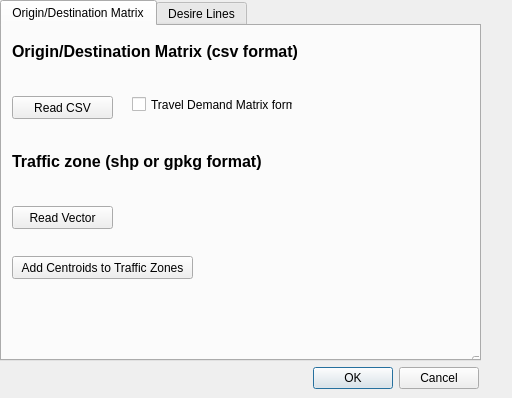
<?xml version="1.0" encoding="UTF-8"?>
<ui version="4.0">
 <class>DesireLinesDialogBase</class>
 <widget class="QDialog" name="DesireLinesDialogBase">
  <property name="geometry">
   <rect>
    <x>0</x>
    <y>0</y>
    <width>512</width>
    <height>398</height>
   </rect>
  </property>
  <property name="windowTitle">
   <string>Desire Lines</string>
  </property>
  <property name="windowIcon">
   <iconset>
    <normalon>icon.png</normalon>
   </iconset>
  </property>
  <widget class="QWidget" name="verticalLayoutWidget">
   <property name="geometry">
    <rect>
     <x>0</x>
     <y>0</y>
     <width>481</width>
     <height>361</height>
    </rect>
   </property>
   <layout class="QVBoxLayout" name="verticalLayout">
    <item>
     <widget class="QTabWidget" name="tabWidget">
      <property name="currentIndex">
       <number>0</number>
      </property>
      <widget class="QWidget" name="tab">
       <attribute name="title">
        <string>Origin/Destination Matrix</string>
       </attribute>
       <widget class="QLabel" name="label">
        <property name="geometry">
         <rect>
          <x>10</x>
          <y>10</y>
          <width>321</width>
          <height>31</height>
         </rect>
        </property>
        <property name="font">
         <font>
          <pointsize>12</pointsize>
          <weight>75</weight>
          <bold>true</bold>
         </font>
        </property>
        <property name="text">
         <string>Origin/Destination Matrix (csv format)</string>
        </property>
        <property name="textFormat">
         <enum>Qt::RichText</enum>
        </property>
       </widget>
       <widget class="QgsFileWidget" name="matrixInsert">
        <property name="geometry">
         <rect>
          <x>10</x>
          <y>40</y>
          <width>461</width>
          <height>27</height>
         </rect>
        </property>
       </widget>
       <widget class="QPushButton" name="readCSV">
        <property name="geometry">
         <rect>
          <x>10</x>
          <y>70</y>
          <width>101</width>
          <height>23</height>
         </rect>
        </property>
        <property name="text">
         <string>Read CSV</string>
        </property>
       </widget>
       <widget class="QgsFileWidget" name="vectorInsert">
        <property name="geometry">
         <rect>
          <x>10</x>
          <y>150</y>
          <width>461</width>
          <height>27</height>
         </rect>
        </property>
       </widget>
       <widget class="QLabel" name="label_2">
        <property name="geometry">
         <rect>
          <x>10</x>
          <y>120</y>
          <width>321</width>
          <height>31</height>
         </rect>
        </property>
        <property name="font">
         <font>
          <pointsize>12</pointsize>
          <weight>75</weight>
          <bold>true</bold>
         </font>
        </property>
        <property name="text">
         <string>Traffic zone (shp or gpkg format)</string>
        </property>
        <property name="textFormat">
         <enum>Qt::RichText</enum>
        </property>
       </widget>
       <widget class="QPushButton" name="readCSV_2">
        <property name="geometry">
         <rect>
          <x>470</x>
          <y>330</y>
          <width>101</width>
          <height>23</height>
         </rect>
        </property>
        <property name="text">
         <string>Read CSV</string>
        </property>
       </widget>
       <widget class="QPushButton" name="readV">
        <property name="geometry">
         <rect>
          <x>10</x>
          <y>180</y>
          <width>101</width>
          <height>23</height>
         </rect>
        </property>
        <property name="text">
         <string>Read Vector</string>
        </property>
       </widget>
       <widget class="QPushButton" name="addCentroids">
        <property name="geometry">
         <rect>
          <x>10</x>
          <y>230</y>
          <width>181</width>
          <height>23</height>
         </rect>
        </property>
        <property name="text">
         <string>Add Centroids to Traffic Zones</string>
        </property>
       </widget>
       <widget class="QCheckBox" name="checkBox">
        <property name="geometry">
         <rect>
          <x>130</x>
          <y>70</y>
          <width>161</width>
          <height>17</height>
         </rect>
        </property>
        <property name="text">
         <string>Travel Demand Matrix format</string>
        </property>
       </widget>
      </widget>
      <widget class="QWidget" name="tab_2">
       <attribute name="title">
        <string>Desire Lines</string>
       </attribute>
       <widget class="QPushButton" name="makeDL">
        <property name="geometry">
         <rect>
          <x>150</x>
          <y>300</y>
          <width>181</width>
          <height>23</height>
         </rect>
        </property>
        <property name="text">
         <string>Desire Lines</string>
        </property>
       </widget>
       <widget class="QLabel" name="label_3">
        <property name="geometry">
         <rect>
          <x>10</x>
          <y>90</y>
          <width>161</width>
          <height>31</height>
         </rect>
        </property>
        <property name="font">
         <font>
          <pointsize>12</pointsize>
          <weight>75</weight>
          <bold>true</bold>
         </font>
        </property>
        <property name="text">
         <string>Origin</string>
        </property>
        <property name="textFormat">
         <enum>Qt::RichText</enum>
        </property>
       </widget>
       <widget class="QgsFieldComboBox" name="mFieldComboBox">
        <property name="geometry">
         <rect>
          <x>10</x>
          <y>120</y>
          <width>160</width>
          <height>27</height>
         </rect>
        </property>
       </widget>
       <widget class="QLabel" name="label_4">
        <property name="geometry">
         <rect>
          <x>10</x>
          <y>10</y>
          <width>161</width>
          <height>31</height>
         </rect>
        </property>
        <property name="font">
         <font>
          <pointsize>12</pointsize>
          <weight>75</weight>
          <bold>true</bold>
         </font>
        </property>
        <property name="text">
         <string>Matrix</string>
        </property>
        <property name="textFormat">
         <enum>Qt::RichText</enum>
        </property>
       </widget>
       <widget class="QgsMapLayerComboBox" name="mMapLayerComboBox">
        <property name="geometry">
         <rect>
          <x>10</x>
          <y>40</y>
          <width>160</width>
          <height>27</height>
         </rect>
        </property>
       </widget>
       <widget class="QLabel" name="label_5">
        <property name="geometry">
         <rect>
          <x>10</x>
          <y>150</y>
          <width>321</width>
          <height>31</height>
         </rect>
        </property>
        <property name="font">
         <font>
          <pointsize>12</pointsize>
          <weight>75</weight>
          <bold>true</bold>
         </font>
        </property>
        <property name="text">
         <string>Destination</string>
        </property>
        <property name="textFormat">
         <enum>Qt::RichText</enum>
        </property>
       </widget>
       <widget class="QgsFieldComboBox" name="mFieldComboBox_2">
        <property name="geometry">
         <rect>
          <x>10</x>
          <y>180</y>
          <width>160</width>
          <height>27</height>
         </rect>
        </property>
       </widget>
       <widget class="QLabel" name="label_6">
        <property name="geometry">
         <rect>
          <x>10</x>
          <y>220</y>
          <width>321</width>
          <height>31</height>
         </rect>
        </property>
        <property name="font">
         <font>
          <pointsize>12</pointsize>
          <weight>75</weight>
          <bold>true</bold>
         </font>
        </property>
        <property name="text">
         <string>Value to Desire Lines</string>
        </property>
        <property name="textFormat">
         <enum>Qt::RichText</enum>
        </property>
       </widget>
       <widget class="QgsFieldComboBox" name="mFieldComboBox_3">
        <property name="geometry">
         <rect>
          <x>10</x>
          <y>250</y>
          <width>160</width>
          <height>27</height>
         </rect>
        </property>
       </widget>
       <widget class="QLabel" name="label_7">
        <property name="geometry">
         <rect>
          <x>270</x>
          <y>10</y>
          <width>161</width>
          <height>31</height>
         </rect>
        </property>
        <property name="font">
         <font>
          <pointsize>12</pointsize>
          <weight>75</weight>
          <bold>true</bold>
         </font>
        </property>
        <property name="text">
         <string>Centroids</string>
        </property>
        <property name="textFormat">
         <enum>Qt::RichText</enum>
        </property>
       </widget>
       <widget class="QgsMapLayerComboBox" name="mMapLayerComboBox_2">
        <property name="geometry">
         <rect>
          <x>270</x>
          <y>40</y>
          <width>160</width>
          <height>27</height>
         </rect>
        </property>
       </widget>
       <widget class="QgsFieldComboBox" name="mFieldComboBox_4">
        <property name="geometry">
         <rect>
          <x>270</x>
          <y>120</y>
          <width>160</width>
          <height>27</height>
         </rect>
        </property>
       </widget>
       <widget class="QLabel" name="label_8">
        <property name="geometry">
         <rect>
          <x>270</x>
          <y>90</y>
          <width>161</width>
          <height>31</height>
         </rect>
        </property>
        <property name="font">
         <font>
          <pointsize>12</pointsize>
          <weight>75</weight>
          <bold>true</bold>
         </font>
        </property>
        <property name="text">
         <string>Traffic  ID</string>
        </property>
        <property name="textFormat">
         <enum>Qt::RichText</enum>
        </property>
       </widget>
      </widget>
     </widget>
    </item>
   </layout>
  </widget>
  <widget class="QDialogButtonBox" name="button_box">
   <property name="geometry">
    <rect>
     <x>0</x>
     <y>367</y>
     <width>479</width>
     <height>23</height>
    </rect>
   </property>
   <property name="orientation">
    <enum>Qt::Horizontal</enum>
   </property>
   <property name="standardButtons">
    <set>QDialogButtonBox::Cancel|QDialogButtonBox::Ok</set>
   </property>
  </widget>
 </widget>
 <customwidgets>
  <customwidget>
   <class>QgsFieldComboBox</class>
   <extends>QComboBox</extends>
   <header>qgsfieldcombobox.h</header>
  </customwidget>
  <customwidget>
   <class>QgsFileWidget</class>
   <extends>QWidget</extends>
   <header>qgsfilewidget.h</header>
  </customwidget>
  <customwidget>
   <class>QgsMapLayerComboBox</class>
   <extends>QComboBox</extends>
   <header>qgsmaplayercombobox.h</header>
  </customwidget>
 </customwidgets>
 <resources/>
 <connections>
  <connection>
   <sender>button_box</sender>
   <signal>accepted()</signal>
   <receiver>DesireLinesDialogBase</receiver>
   <slot>accept()</slot>
   <hints>
    <hint type="sourcelabel">
     <x>20</x>
     <y>20</y>
    </hint>
    <hint type="destinationlabel">
     <x>20</x>
     <y>20</y>
    </hint>
   </hints>
  </connection>
  <connection>
   <sender>button_box</sender>
   <signal>rejected()</signal>
   <receiver>DesireLinesDialogBase</receiver>
   <slot>reject()</slot>
   <hints>
    <hint type="sourcelabel">
     <x>20</x>
     <y>20</y>
    </hint>
    <hint type="destinationlabel">
     <x>20</x>
     <y>20</y>
    </hint>
   </hints>
  </connection>
 </connections>
</ui>
